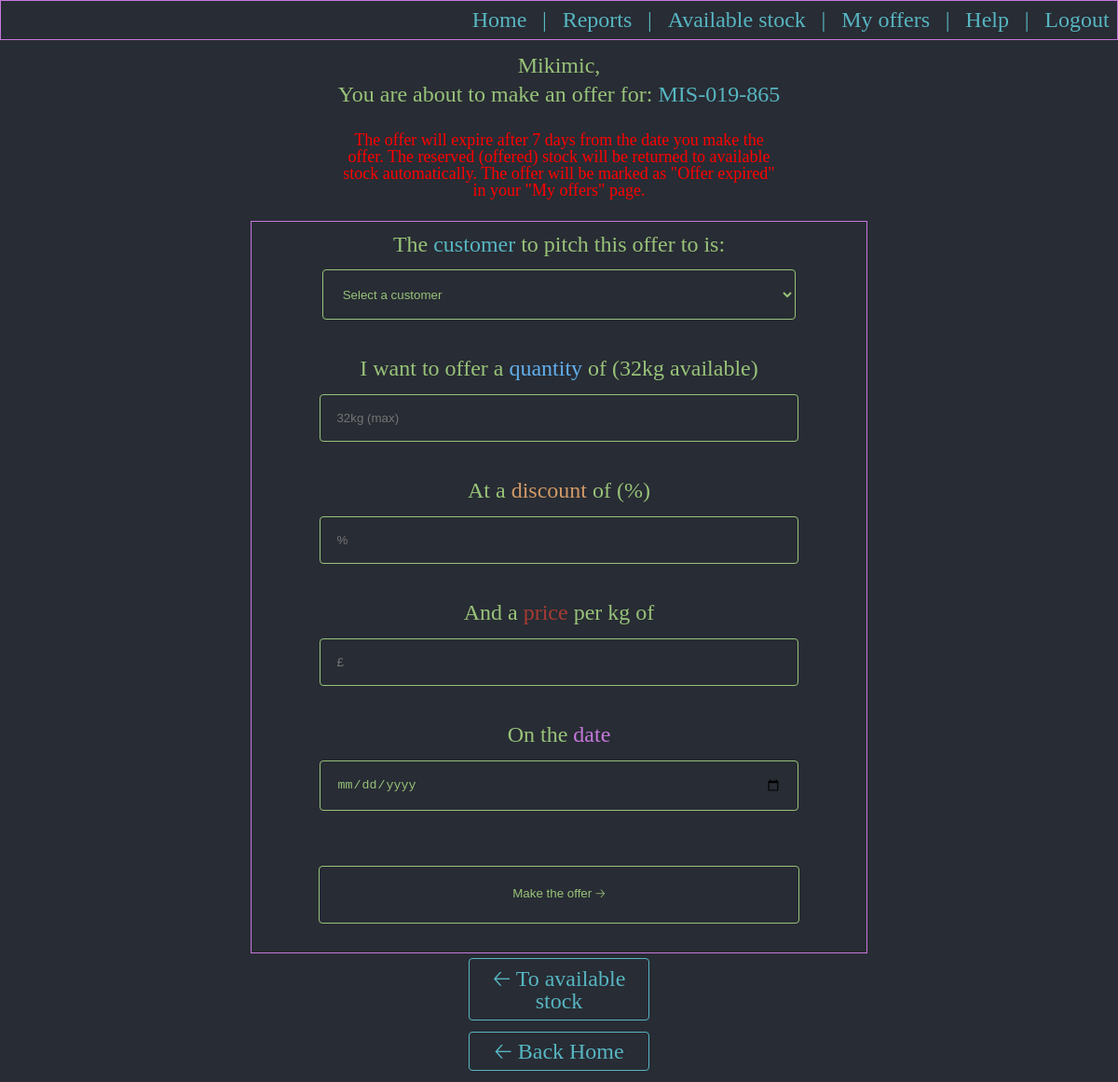
Before: /usersmakeoffer/238 (signed in) with the older database file.
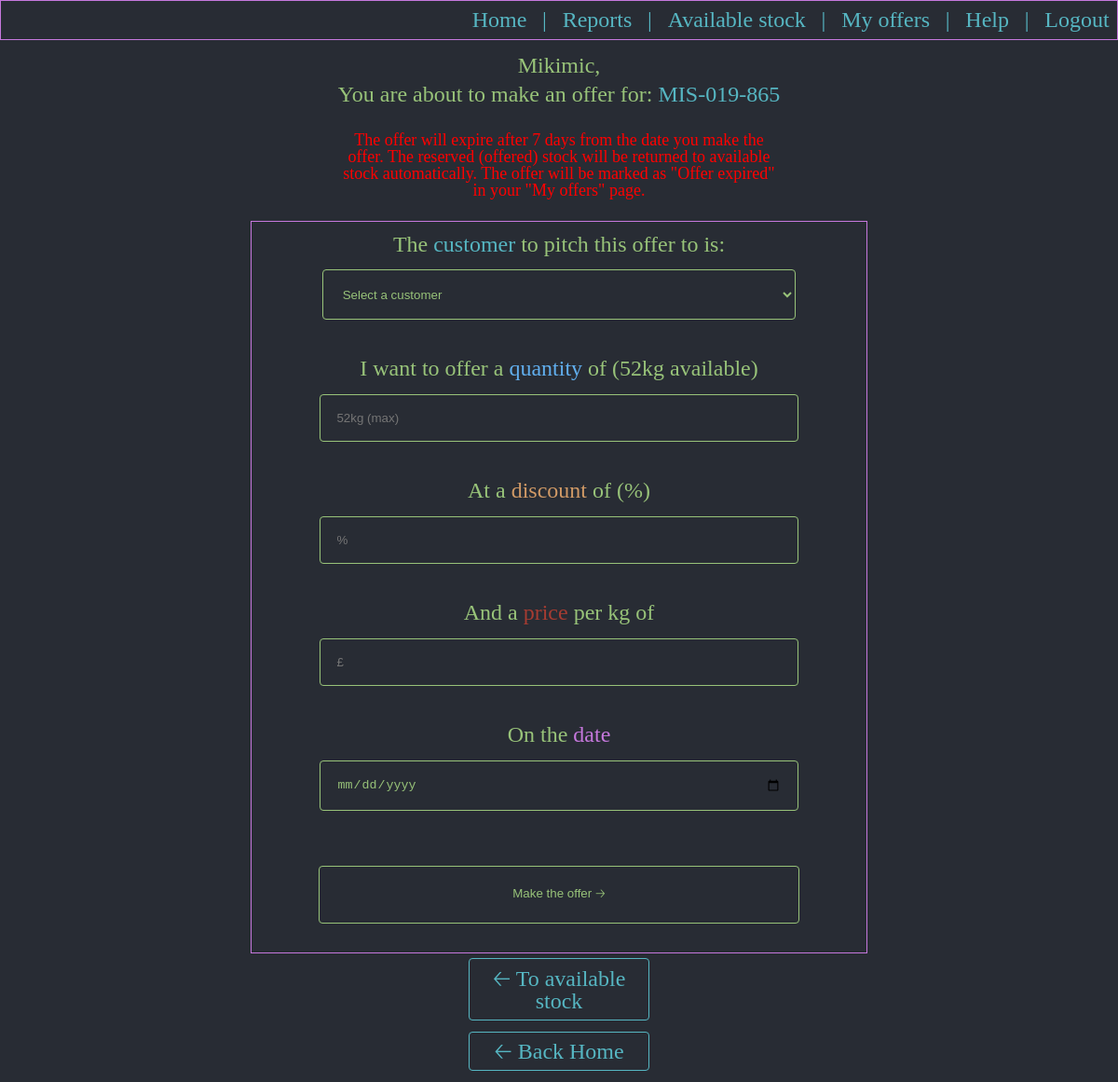
After: the same page with the newer database file.
### aged/models.py (models this page shows, shortened)
class AvailableStock(models.Model):
    available_product = models.ForeignKey(Products, null=True, blank=True, on_delete=models.RESTRICT)
    stock_location = models.ForeignKey(LocationsForStocks, null=True, blank=True, on_delete=models.RESTRICT)
    expiration_date = models.DateField()
    batch = models.CharField(max_length = 100)
    original_quantity_in_kg = models.IntegerField()
    under_offer_quantity_in_kg = models.IntegerField(default=0)
    sold_quantity_in_kg = models.IntegerField(default=0)
    available_quantity_in_kg = models.IntegerField()
    class Meta:
        verbose_name_plural = 'Available stock'

class Products(models.Model):
    cod_material = models.CharField(max_length=100)
    description = models.CharField(max_length=200, null=True, blank=True)
    product_brand = models.ForeignKey(Brands, null=True, blank=True, on_delete=models.SET_NULL)
    product_material_type = models.ForeignKey(MaterialType, null=True, blank=True, on_delete=models.SET_NULL)
    def __str__(self):
        return self.cod_material
    class Meta:
        verbose_name_plural = 'Products'

### aged/views.py (the view, shortened to what this page needs)
# urls.py: path('usersmakeoffer/<str:itm_id>', views.usersmakeoffer, name='usersmakeoffer'),
@login_required
def usersmakeoffer(request, itm_id):
    stock_item = AvailableStock.objects.filter(id=itm_id).get()
    customers = Customers.objects.filter(salesperson_owning_account=request.user.id).order_by('customer_name')
    theSpecificStock = AvailableStock.objects.filter(id = itm_id).get()
    if request.method == 'GET':
        return render(request, 'aged/usersmakeoffer.html', {'stock_item':stock_item, 'customers':customers})

### aged/templates/aged/usersmakeoffer.html (shortened to what this page needs)
{% extends 'aged/base.html' %}
{% load static %}
{% block body %}
<div class="div_menu_no_border" id="mainDiv">
  <p class="p_menu">{{user}}, </p>
  <p class="p_menu">You are about to make an offer for: <span class="table_customer">{{ stock_item.available_product }}</span></p>
  <br>
  <p class="p_notification">The offer will expire after 7 days from the date you make the offer. The reserved (offered) stock will be returned to available stock automatically. The offer will be marked as "Offer expired" in your "My offers" page.</p>
  <br>
  <form class="form_offer" method="post">
    <label class="label_input">The <span class="table_customer">customer</span> to pitch this offer to is:</label>
    <select name="customer" class="input_offer_select" required>
      <option value="" disabled selected>Select a customer</option>
    </select>
    <br>
    <br>
    <label class="label_input">I want to offer a <span class="table_sku">quantity</span> of ({{ stock_item.available_quantity_in_kg }}kg available)</label>
    <input class="input_offer" type="number" name="quantity" min="0" max="{{ stock_item.available_quantity_in_kg }}" step="1" placeholder="{{ stock_item.available_quantity_in_kg }}kg (max)" required>
    <br>
    <br>
    <label class="label_input">At a <span class="table_status_offered">discount</span> of (%)</label>
    <input class="input_offer" type="number" min="0" max="100" step="0.1" name="discount_in_percent" placeholder="%" required>
    <br>
    <br>
    <label class="label_input">And a <span class="table_status_declined">price</span> per kg of</label>
    <input class="input_offer" type="number" name="price" min="0" max="100" step="0.01" placeholder="£" required>
    <br>
    <br>
    <label class="label_input">On the <span class="table_date">date</span></label>
    <br>
    <input class="input_offer" type="date" name="date_of_offer" required>
    <br>
    <br>
    <button class="input_form_submit_offer" name="postOne" type="submit" value="A" id="subBut">Make the offer 🡢</button>
  </form>
  <a class="a_menu" href="{% url 'userseallstock' %}">🡠 To available stock</a>
  <a class="a_menu" href="{% url 'home' %}">🡠 Back Home</a>
</div>
{% endblock %}

Changed rows visible on the page:
changed AvailableStock "MIS-019-865": available_quantity_in_kg "32" → "52"; quantity "32kg (max)" → "52kg (max)"
